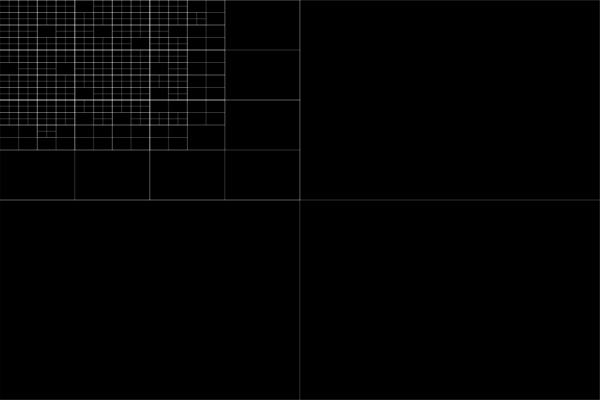
Frame 1 (no input)
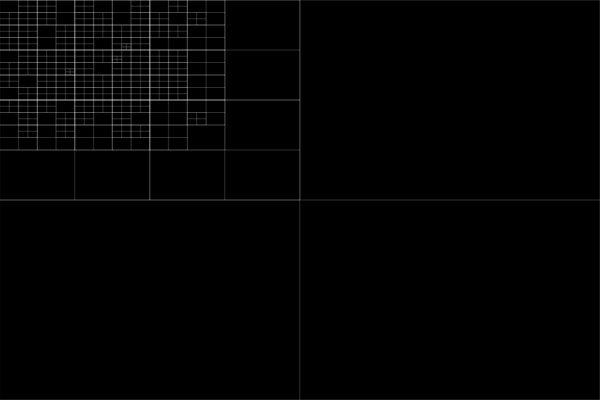
Frame 60 (no input)
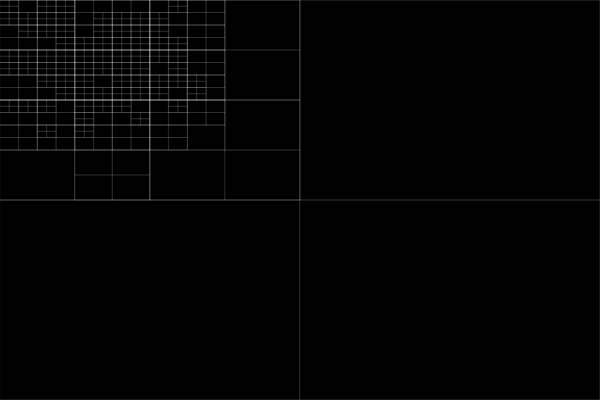
Frame 120 (the mouse pressed at the canvas centre since frame 60)

The p5.js sketch that drew these frames (run headless with seeded random() and noise() and a simulated clock; from frame 60 on, the mouse is pressed at the canvas centre):

// p5.js sketch
// ── sketch.js
let particles = [], fr = 0, debug = 0, step = 3;

function setup() {
  createCanvas(600, 400);
  tree = new QuadTree(0, 0, width, height);
  for (let i = 0; i < 1000; i++) {
    particles.push({
      x: random(width/3),
      y: random(height/3),
      colliding: false,
      radius: 4,
    });
  }
}

function draw() {
  background(0);
  noStroke();

  tree.reset();
  
  for (let p of particles) {
    tree.insert(p); 
    
    fill(p.colliding ? 255:100);
    //circle(p.x, p.y, p.radius * 2);
    
    p.x += random(-step, step);
    p.y += random(-step, step);
    p.colliding = false;
  }

  tree.render();

  for (let p of particles) {
    p.colliding = false;
    let pts = tree.query({x: p.x, y: p.y, radius: p.radius * 2});
    p.colliding = pts.some(q => circlesIntersect(p, q));
  }
  
  fill(255);
  if (debug) doMouseRange();
  //text(fr=round(lerp(fr, frameRate(), 0.1)),20,40);
}

class QuadTree {
  
  constructor(x, y, w, h) {
    this.boundary = { x, y, w, h };
    this.capacity = 4;
    this.reset();
  }
  
  reset() {
    this.points = [];
    this.divided = false;
    this.nw = this.ne = this.sw = this.se = null;
  }

  query(circleBounds, found = []) {
    
    if (!circleIntersectsRect(circleBounds, this.boundary)) {
      return found;
    }

    for (let p of this.points) {
      if (circleContains(circleBounds, p)) found.push(p);
    }
    
    if (this.divided) {
      this.nw.query(circleBounds, found);
      this.ne.query(circleBounds, found);
      this.sw.query(circleBounds, found);
      this.se.query(circleBounds, found);
    }

    return found;
  }
  
  render() {
    let { x, y, w, h } = this.boundary;
    noFill();
    stroke(255);
    strokeWeight(0.1);
    rect(x, y, w, h);
    //this.points.forEach((pt) => circle(pt.x, pt.y, pt.radius * 2));
    if (this.divided) {
      this.nw.render();
      this.ne.render();
      this.sw.render();
      this.se.render();
    }
  }

  subdivide() {
    let { x, y, w, h } = this.boundary;
    this.nw = new QuadTree(x, y, w / 2, h / 2);
    this.ne = new QuadTree(x + w / 2, y, w / 2, h / 2);
    this.sw = new QuadTree(x, y + h / 2, w / 2, h / 2);
    this.se = new QuadTree(x + w / 2, y + h / 2, w / 2, h / 2);
    this.divided = true;
  }

  insert(pt) {
    if (!this.contains(pt)) return false;

    if (this.points.length < this.capacity) {
      this.points.push(pt);
      return true;
    }

    if (!this.divided && this.points.length === this.capacity) {
      this.subdivide();
    }

    return this.divided ? 
        this.nw.insert(pt) ||
        this.ne.insert(pt) ||
        this.sw.insert(pt) ||
        this.se.insert(pt) : true;
  }

  contains(pt) {
    let { x, y, w, h } = this.boundary;
    return pt.x >= x && pt.x <= x + w &&
      pt.y >= y && pt.y <= y + h;
  }
}

function circlesIntersect(a, b) {
  return a !== b && dist(a.x, a.y, b.x, b.y) < (a.radius + b.radius);
}

function circleContains(circ, pt) {
  return dist(circ.x, circ.y, pt.x, pt.y) < circ.radius;
}

function circleIntersectsRect(circ, rec) {

  let xDist = Math.abs(rec.x - circ.x);
  let yDist = Math.abs(rec.y - circ.y);

  // radius of the circle
  let r = circ.radius, w = rec.w, h = rec.h;

  let edges = Math.pow((xDist - w), 2) + Math.pow((yDist - h), 2);

  // no intersection
  if (xDist > (r + w) || yDist > (r + h)) return false;

  // intersection within the circle
  if (xDist <= w || yDist <= h) return true;

  // intersection on the edge of the circle
  return edges <= r ** 2;
}

function testMouseRange() {
  let cbounds = {x: mouseX, y: mouseY, radius: 50};
  tree.query(cbounds).forEach(p => p.colliding=true);
  noFill(); stroke('red');
  circle(cbounds.x,cbounds.y,cbounds.radius*2);
  noStroke();
}
